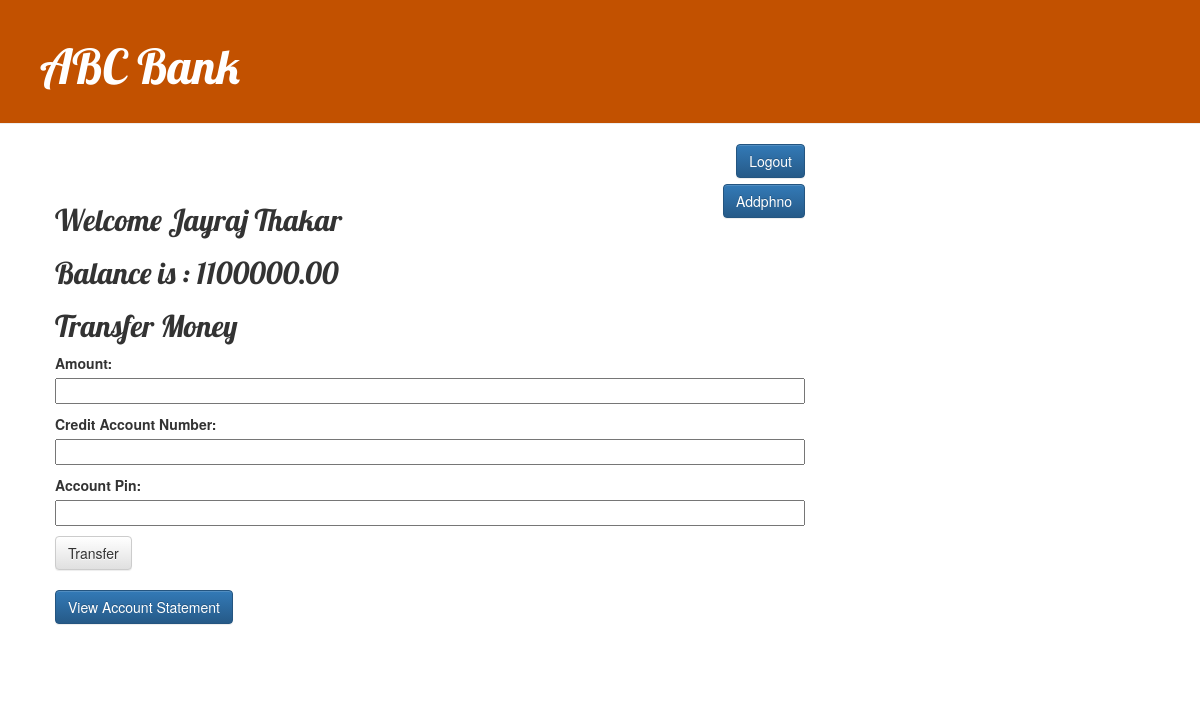
The app's page /64239205988/ with its own data.
### bank/models.py (models this page shows, shortened)
class account(models.Model):
    acct_no = models.CharField(max_length = 13, primary_key = True, validators=[len11])
    customer = models.ForeignKey(customer,default = "", on_delete = models.CASCADE)
    pin = models.PositiveSmallIntegerField(validators=[len6])
    balance = models.DecimalField(max_digits = 12, decimal_places = 2)

class customer(models.Model):
    pan = models.CharField(max_length = 10,primary_key = True, validators=[validate_pan])
    fname = models.CharField(max_length = 15)
    mname = models.CharField(max_length = 15)
    lname = models.CharField(max_length = 15)
    date_birth = models.DateField()
    address1 = models.CharField(max_length = 40)
    address2 = models.CharField(max_length = 40, null=True, blank=True)
    address3 = models.CharField(max_length = 40, null=True, blank=True)

### bank/views.py (the view, shortened to what this page needs)
# urls.py: path('<int:acct_no>/',views.acct_details, name= "acct_details"),
def acct_details(request, acct_no):
    form = TransactionForm()
    acct = account.objects.get(acct_no=acct_no)
    return render(request, 'bank/acct_details.html', {'acct':acct, 'transForm':form})

### bank/forms.py
class TransactionForm(forms.Form):
    amt = forms.DecimalField(label = 'Amount', max_digits = 12, decimal_places = 2)
    credit_acct_no = forms.CharField(label = 'Credit Account Number', max_length = 13)
    pin = forms.CharField(label = 'Account Pin',max_length = 6, widget = forms.PasswordInput())

### bank/templates/bank/acct_details.html (shortened to what this page needs)
{% extends 'bank/base.html' %}
{% block content %}
    <a href="{% url 'login_page' %}" class="btn btn-primary" style="float:right">Logout</a>
    <br><br>
    <a href="add_ph/" class="btn btn-primary" style="float:right">Addphno</a>
    <h2>Welcome {{acct.customer.fname}} {{acct.customer.lname}}</h2>
    <h2>Balance is : {{acct.balance}}</h2>
    <h2>Transfer Money</h2>
    <form method="POST" class="post-form" autocomplete="off">{% csrf_token %}
        {{ transForm.as_p }}
        <button type="submit" class="btn btn-default">Transfer</button>
    </form>
    <br>
    <a href = "statement/" class="btn btn-primary">View Account Statement</a>
    <br><br><br><br>
{% endblock %}

### bank/static/css/bank.css (style rules this page uses)
h1, h2, h3, h4 { font-family: 'Lobster', cursive; }
.post-form textarea, .post-form input { width: 100%; }

### records on screen
account: customer.fname "Jayraj", customer.lname "Thakar", balance "1100000.00"
